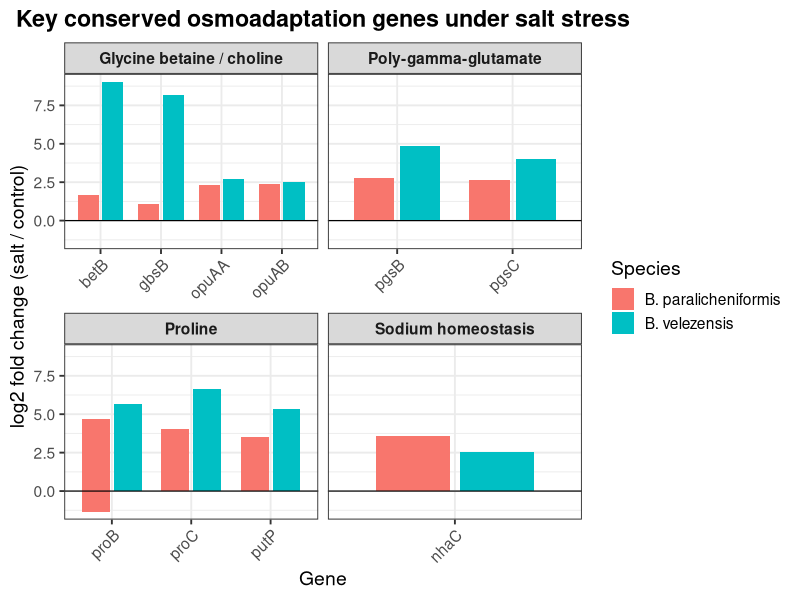
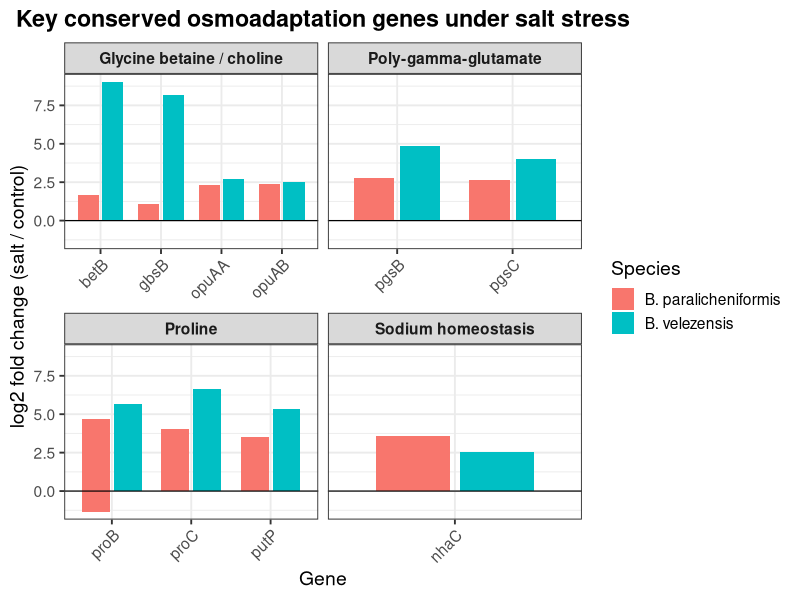

The R source for these figures, in order:
#!/usr/bin/env Rscript

suppressPackageStartupMessages({
  library(tidyverse)
})

dir.create("figures/osmoadaptation", recursive = TRUE, showWarnings = FALSE)
dir.create("results/osmoadaptation", recursive = TRUE, showWarnings = FALSE)

df <- read_tsv(
  "results/tables/Table3_Osmoadaptation_Candidates.tsv",
  show_col_types = FALSE
)

key_genes <- c(
  "proB", "proC", "putP",
  "gbsB", "betB", "opuAA", "opuAB",
  "nhaC", "pgsB", "pgsC"
)

df_key <- df %>%
  distinct(ve_protein, pa_protein, .keep_all = TRUE) %>%
  filter(
    ve_symbol %in% key_genes |
    pa_symbol %in% key_genes
  ) %>%
  mutate(
    gene_label = case_when(
      !is.na(ve_symbol) & ve_symbol != "" ~ ve_symbol,
      !is.na(pa_symbol) & pa_symbol != "" ~ pa_symbol,
      TRUE ~ ve_gene
    ),
    module = case_when(
      gene_label %in% c("proB", "proC", "putP") ~ "Proline",
      gene_label %in% c("gbsB", "betB", "opuAA", "opuAB") ~ "Glycine betaine / choline",
      gene_label %in% c("nhaC") ~ "Sodium homeostasis",
      gene_label %in% c("pgsB", "pgsC") ~ "Poly-gamma-glutamate",
      TRUE ~ "Other"
    )
  )

plot_df <- df_key %>%
  select(gene_label, module, ve_log2FC, pa_log2FC) %>%
  pivot_longer(
    cols = c(ve_log2FC, pa_log2FC),
    names_to = "species",
    values_to = "log2FC"
  ) %>%
  mutate(
    species = recode(
      species,
      ve_log2FC = "B. velezensis",
      pa_log2FC = "B. paralicheniformis"
    )
  )

write_tsv(
  plot_df,
  "results/osmoadaptation/Osmoadaptation_KeyGenes_Barplot_Data.tsv"
)

p <- ggplot(
  plot_df,
  aes(
    x = gene_label,
    y = log2FC,
    fill = species
  )
) +
  geom_col(
    position = position_dodge(width = 0.8),
    width = 0.7
  ) +
  facet_wrap(
    ~ module,
    scales = "free_x"
  ) +
  geom_hline(
    yintercept = 0,
    linewidth = 0.4
  ) +
  labs(
    title = "Key conserved osmoadaptation genes under salt stress",
    x = "Gene",
    y = "log2 fold change (salt / control)",
    fill = "Species"
  ) +
  theme_bw(base_size = 14) +
  theme(
    plot.title = element_text(hjust = 0.5, face = "bold"),
    axis.text.x = element_text(angle = 45, hjust = 1),
    strip.text = element_text(face = "bold")
  )

ggsave(
  "figures/osmoadaptation/Osmoadaptation_KeyGenes_Barplot.png",
  p,
  width = 11,
  height = 6,
  dpi = 600
)

ggsave(
  "figures/osmoadaptation/Osmoadaptation_KeyGenes_Barplot.pdf",
  p,
  width = 11,
  height = 6
)

cat("\nGenerated:\n")
cat("figures/osmoadaptation/Osmoadaptation_KeyGenes_Barplot.png\n")
cat("figures/osmoadaptation/Osmoadaptation_KeyGenes_Barplot.pdf\n")
cat("results/osmoadaptation/Osmoadaptation_KeyGenes_Barplot_Data.tsv\n")
